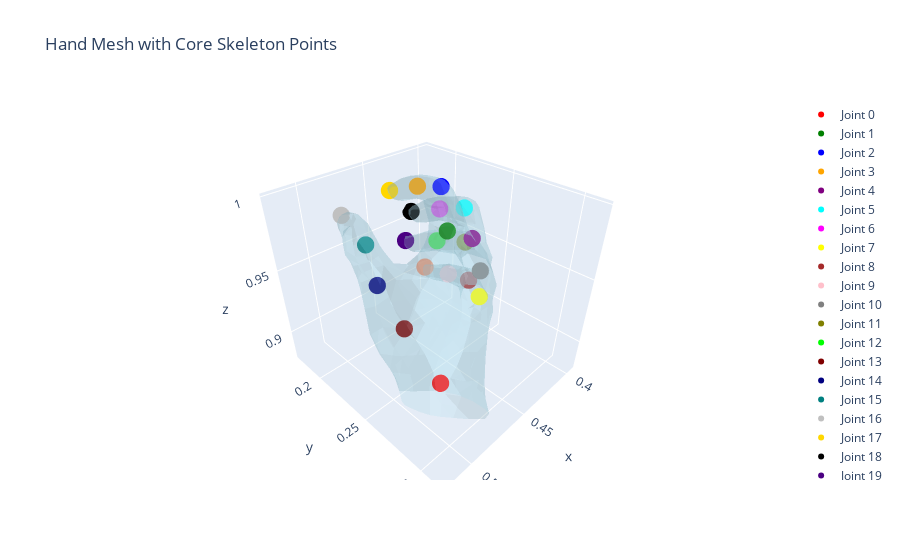

Notebook cell for this chart:
### Code cell
def display_hand_mesh_with_skeleton(hand_mesh, core_joints):
    """
    손 메쉬와 함께 핵심 손 스켈레톤 (21개 key joint) 점들을 overlay 시각화합니다.
    
    인자:
        hand_mesh: mano hand mesh 객체. vertices와 faces 속성이 있어야 합니다.
        core_joints: (21, 3) shape의 핵심 관절 좌표.
                     보통 output.joints[0] 와 같이 사용됩니다.
    """
    import numpy as np
    import plotly.graph_objects as go
    
    # 손 메쉬 데이터 추출
    vertices = np.array(hand_mesh.vertices)
    faces = np.array(hand_mesh.faces)
    x, y, z = vertices[:, 0], vertices[:, 1], vertices[:, 2]
    i = faces[:, 0]
    j_vals = faces[:, 1]
    k = faces[:, 2]
    
    # Plotly figure 생성 및 손 메쉬 추가 (투시 렌더링)
    fig = go.Figure()
    fig.add_trace(go.Mesh3d(
        x=x, y=y, z=z,
        i=i, j=j_vals, k=k,
        opacity=0.3,          # 내부가 보이도록 불투명도 낮춤
        color='lightblue',
        flatshading=True,
        name="Hand Mesh"
    ))
    
    # 핵심 관절 좌표 (21개) 오버레이
    core_joints = np.array(core_joints)
    # 21개 관절에 사용할 색상 리스트 (원하는 색상으로 수정 가능)
    colors = [
        'red', 'green', 'blue', 'orange', 'purple',
        'cyan', 'magenta', 'yellow', 'brown', 'pink',
        'gray', 'olive', 'lime', 'maroon', 'navy',
        'teal', 'silver', 'gold', 'black', 'indigo', 'coral'
    ]
    
    for idx in range(core_joints.shape[0]):
        fig.add_trace(go.Scatter3d(
            x=[core_joints[idx, 0]],
            y=[core_joints[idx, 1]],
            z=[core_joints[idx, 2]],
            mode='markers',
            marker=dict(size=6, color=colors[idx % len(colors)]),
            name=f'Joint {idx}'
        ))
    
    # 카메라 투시 설정
    fig.update_layout(
        title="Hand Mesh with Core Skeleton Points",
        scene=dict(
            aspectmode='data',
            camera=dict(
                projection=dict(type='perspective')  # 투시 (perspective) 방식
            )
        )
    )
    
    fig.show()


# 사용 예시:
# MANO 모델 출력의 첫번째 샘플에 대한 손 메쉬와, 핵심 관절 21개 점을 함께 시각화합니다.
display_hand_mesh_with_skeleton(h_meshes[0], output.joints[0])

### Figure 1 — Plotly figure (JSON) as saved in the notebook; plotly's stock layout.template omitted (floating-point values rounded to 4 significant figures; data arrays with more than 128 entries replaced by an {"elided": "..."} marker saying what was removed)
{"data": [{"color": "lightblue", "flatshading": true, "i": {"elided": "1538 int values"}, "j": {"elided": "1538 int values"}, "k": {"elided": "1538 int values"}, "name": "Hand Mesh", "opacity": 0.3, "type": "mesh3d", "x": {"elided": "778 float values"}, "y": {"elided": "778 float values"}, "z": {"elided": "778 float values"}}, {"marker": {"color": "red", "size": 6}, "mode": "markers", "name": "Joint 0", "type": "scatter3d", "x": [0.4906], "y": [0.2829], "z": [0.909]}, {"marker": {"color": "green", "size": 6}, "mode": "markers", "name": "Joint 1", "type": "scatter3d", "x": [0.4447], "y": [0.2429], "z": [0.9761]}, {"marker": {"color": "blue", "size": 6}, "mode": "markers", "name": "Joint 2", "type": "scatter3d", "x": [0.4272], "y": [0.2204], "z": [0.9927]}, {"marker": {"color": "orange", "size": 6}, "mode": "markers", "name": "Joint 3", "type": "scatter3d", "x": [0.4278], "y": [0.1991], "z": [0.9869]}, {"marker": {"color": "purple", "size": 6}, "mode": "markers", "name": "Joint 4", "type": "scatter3d", "x": [0.4231], "y": [0.2449], "z": [0.9633]}, {"marker": {"color": "cyan", "size": 6}, "mode": "markers", "name": "Joint 5", "type": "scatter3d", "x": [0.404], "y": [0.2206], "z": [0.9703]}, {"marker": {"color": "magenta", "size": 6}, "mode": "markers", "name": "Joint 6", "type": "scatter3d", "x": [0.4058], "y": [0.1986], "z": [0.9629]}, {"marker": {"color": "yellow", "size": 6}, "mode": "markers", "name": "Joint 7", "type": "scatter3d", "x": [0.4166], "y": [0.2489], "z": [0.9156]}, {"marker": {"color": "brown", "size": 6}, "mode": "markers", "name": "Joint 8", "type": "scatter3d", "x": [0.407], "y": [0.2302], "z": [0.9162]}, {"marker": {"color": "pink", "size": 6}, "mode": "markers", "name": "Joint 9", "type": "scatter3d", "x": [0.4092], "y": [0.2116], "z": [0.9141]}, {"marker": {"color": "gray", "size": 6}, "mode": "markers", "name": "Joint 10", "type": "scatter3d", "x": [0.4171], "y": [0.2486], "z": [0.9375]}, {"marker": {"color": "olive", "size": 6}, "mode": "markers", "name": "Joint 11", "type": "scatter3d", "x": [0.4051], "y": [0.2237], "z": [0.9452]}, {"marker": {"color": "lime", "size": 6}, "mode": "markers", "name": "Joint 12", "type": "scatter3d", "x": [0.4102], "y": [0.2003], "z": [0.939]}, {"marker": {"color": "maroon", "size": 6}, "mode": "markers", "name": "Joint 13", "type": "scatter3d", "x": [0.4952], "y": [0.2582], "z": [0.9382]}, {"marker": {"color": "navy", "size": 6}, "mode": "markers", "name": "Joint 14", "type": "scatter3d", "x": [0.4921], "y": [0.2319], "z": [0.9538]}, {"marker": {"color": "teal", "size": 6}, "mode": "markers", "name": "Joint 15", "type": "scatter3d", "x": [0.4831], "y": [0.2117], "z": [0.9694]}, {"marker": {"color": "silver", "size": 6}, "mode": "markers", "name": "Joint 16", "type": "scatter3d", "x": [0.476], "y": [0.1779], "z": [0.9748]}, {"marker": {"color": "gold", "size": 6}, "mode": "markers", "name": "Joint 17", "type": "scatter3d", "x": [0.4334], "y": [0.1763], "z": [0.9787]}, {"marker": {"color": "black", "size": 6}, "mode": "markers", "name": "Joint 18", "type": "scatter3d", "x": [0.4127], "y": [0.1751], "z": [0.9553]}, {"marker": {"color": "indigo", "size": 6}, "mode": "markers", "name": "Joint 19", "type": "scatter3d", "x": [0.4226], "y": [0.1788], "z": [0.9356]}, {"marker": {"color": "coral", "size": 6}, "mode": "markers", "name": "Joint 20", "type": "scatter3d", "x": [0.4153], "y": [0.1923], "z": [0.9144]}], "layout": {"scene": {"aspectmode": "data", "camera": {"projection": {"type": "perspective"}}}, "title": {"text": "Hand Mesh with Core Skeleton Points"}}}
